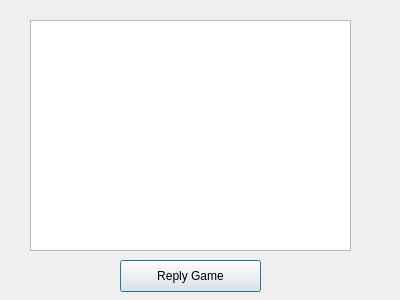
<?xml version="1.0" encoding="UTF-8"?>
<ui version="4.0">
 <class>gamesList</class>
 <widget class="QDialog" name="gamesList">
  <property name="geometry">
   <rect>
    <x>0</x>
    <y>0</y>
    <width>400</width>
    <height>300</height>
   </rect>
  </property>
  <property name="windowTitle">
   <string>Dialog</string>
  </property>
  <widget class="QListWidget" name="listWidget">
   <property name="geometry">
    <rect>
     <x>30</x>
     <y>20</y>
     <width>321</width>
     <height>231</height>
    </rect>
   </property>
  </widget>
  <widget class="QPushButton" name="pushButton">
   <property name="geometry">
    <rect>
     <x>120</x>
     <y>260</y>
     <width>141</width>
     <height>32</height>
    </rect>
   </property>
   <property name="text">
    <string>Reply Game</string>
   </property>
  </widget>
 </widget>
 <resources/>
 <connections/>
</ui>
